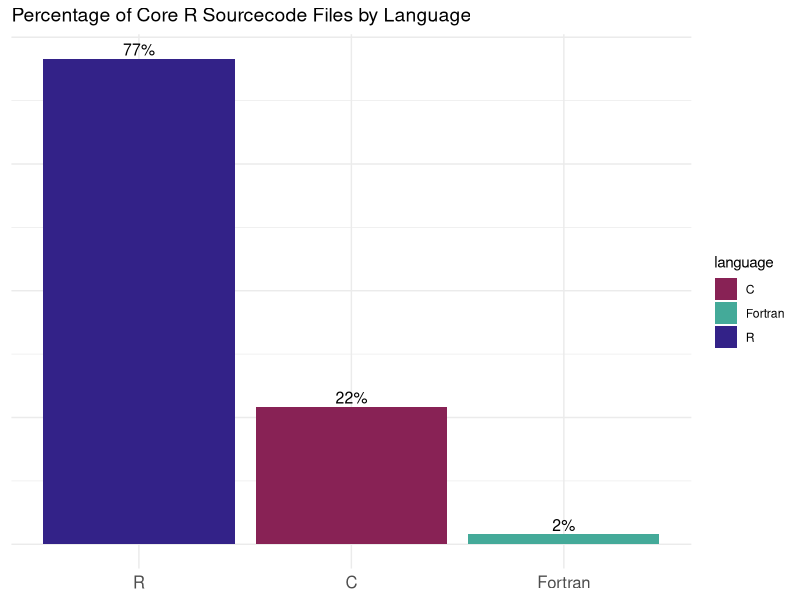
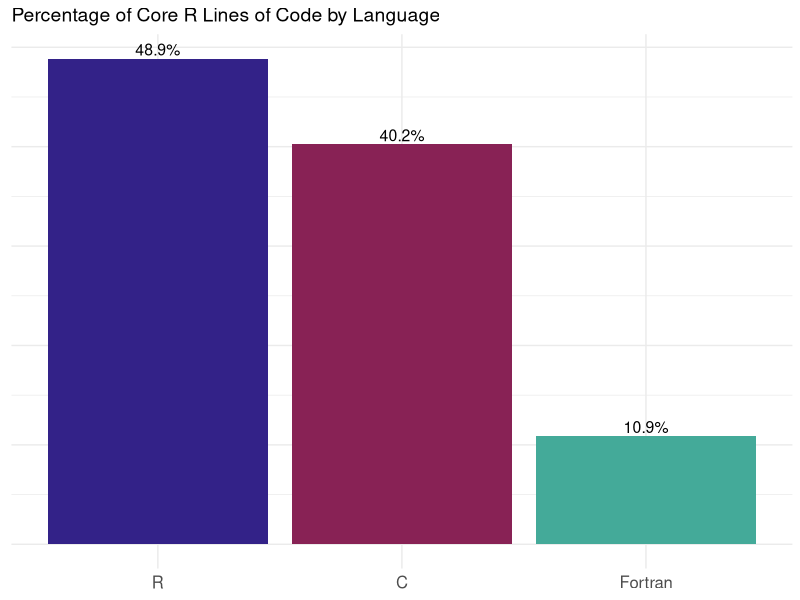

Here is the R script that generated these plots, in order:
## ---- chunk 1
#| warning: false
library(dplyr)
library(stringr)

r_loc <-
  readr::read_table(here::here("til-r", "r-composition", "r_source_loc.csv"),
             col_names = c("language", "lines", "script")) |> 
  mutate(language = case_when(str_detect(language, "R,,") ~ "R",
                              str_detect(language, "C,,") ~ "C",
                              str_detect(language, "Fortran,,") ~ "Fortran"),
         lines = as.numeric(lines)) |> 
  distinct()

head(r_loc)
## ---- chunk 2
library(ggplot2)
library(forcats)

r_loc |> 
  filter(!is.na(language)) |> 
  group_by(language) |> 
  summarise (n = n()) |> 
  mutate(rel.freq =  n / sum(n), accuracy = 0.1) |> 
  ggplot(aes(x = fct_reorder(language, desc(rel.freq)), y = rel.freq, fill = language)) +
  geom_bar(stat = "identity") +
  geom_text(
    aes(label = scales::percent(rel.freq)),
    position = position_dodge(width = 0.9),
    vjust = -0.25,
    size = 4
  ) +
  theme_minimal() +
  labs(title = "Percentage of Core R Sourcecode Files by Language") +
  theme(plot.title = element_text(size = 14),
        axis.title.x = element_blank(),
        axis.title.y = element_blank(),
        axis.text.x = element_text(size = 12),
        axis.text.y = element_blank()) +
  scale_fill_manual(values = c("R" = "#332288", 
                               "C" = "#882255", 
                               "Fortran" = "#44AA99"))
## ---- chunk 3
r_loc |> 
  filter(!is.na(language)) |> 
  group_by(language) %>% 
  summarise(sum_lines = sum(lines, na.rm = TRUE)) |> 
  ungroup() |> 
  mutate(percent = sum_lines/sum(sum_lines)) |> 
  ggplot(aes(x = fct_reorder(language, desc(percent)), y = percent, fill = language)) +
  geom_bar(stat = "identity") +
  geom_text(
    aes(label = scales::percent(percent)),
    position = position_dodge(width = 0.9),
    vjust = -0.25,
    size = 4
  )+
  theme_minimal() +
  labs(title = "Percentage of Core R Lines of Code by Language") +
  theme(plot.title = element_text(size = 14),
        axis.title.x = element_blank(),
        axis.title.y = element_blank(),
        axis.text.x = element_text(size = 12),
        axis.text.y = element_blank(),
        legend.position = "none") +
  scale_fill_manual(values = c("R" = "#332288", 
                               "C" = "#882255", 
                               "Fortran" = "#44AA99"))
